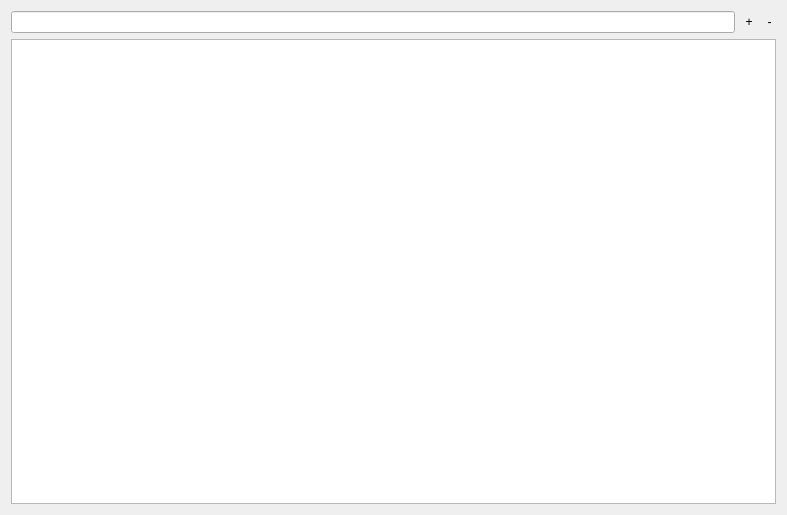
<?xml version="1.0" encoding="UTF-8"?>
<ui version="4.0">
 <class>MainWindow</class>
 <widget class="QMainWindow" name="MainWindow">
  <property name="geometry">
   <rect>
    <x>0</x>
    <y>0</y>
    <width>787</width>
    <height>515</height>
   </rect>
  </property>
  <property name="windowTitle">
   <string>MainWindow</string>
  </property>
  <widget class="QWidget" name="centralWidget">
   <layout class="QVBoxLayout" name="verticalLayout_2">
    <item>
     <layout class="QVBoxLayout" name="verticalLayout">
      <item>
       <layout class="QHBoxLayout" name="horizontalLayout">
        <item>
         <widget class="SpotlightWidget" name="lineEdit"/>
        </item>
        <item>
         <widget class="QToolButton" name="addToolButton">
          <property name="styleSheet">
           <string notr="true">QToolButton {border: none;}</string>
          </property>
          <property name="text">
           <string>+</string>
          </property>
         </widget>
        </item>
        <item>
         <widget class="QToolButton" name="removeToolButton">
          <property name="styleSheet">
           <string notr="true">QToolButton {border: none;}</string>
          </property>
          <property name="text">
           <string>-</string>
          </property>
         </widget>
        </item>
       </layout>
      </item>
      <item>
       <widget class="QListView" name="listView"/>
      </item>
     </layout>
    </item>
   </layout>
  </widget>
 </widget>
 <layoutdefault spacing="6" margin="11"/>
 <customwidgets>
  <customwidget>
   <class>SpotlightWidget</class>
   <extends>QLineEdit</extends>
   <header>SpotlightWidget.h</header>
  </customwidget>
 </customwidgets>
 <resources/>
 <connections/>
</ui>
